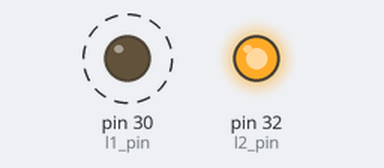
The sketch below on a simulated Arduino Mega 2560, built with avr-gcc and run on an emulated ATmega2560. On the bench: output pins drawn as LEDs (lit = HIGH). Dashed ring = blinking. What the sketch prints to the serial monitor is not drawn.

Above: at 0.5 s.
Timing chart, 0 to 4.6 s (numbered marks = the images above):
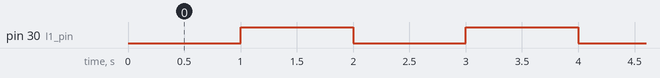

Measured:
- by itself, pin 30 (l1_pin): alternates HIGH for 1.0 s and LOW for 1.0 s

The sketch:

laser_toy.ino
```cpp
//**************************************************************//
//  Name    : laser_toy                      //
//  Author  : porcherface                                       //
//  Date    : may 2021                                  //
//  Version : 1.0                                               //
//  Notes   : just a toy   //
//          :                                                   //
//**************************************************************//

int b1_pin = 40;
int b2_pin = 42;
int l1_pin = 30;
int l2_pin = 32;

String to_pollo = "$s01$pollo$";
String to_station = "$pollo$s01$";

void setup() {

pinMode(b1_pin, INPUT);
pinMode(b2_pin, INPUT);

pinMode(l1_pin, OUTPUT);
pinMode(l2_pin, OUTPUT);

digitalWrite(l1_pin, LOW);
digitalWrite(l2_pin, HIGH);

Serial.begin(115200);
Serial.println("$s01$pollo$init_successful$0xbadcacca");

}

void loop(){
  delay(1000);
  digitalWrite(l1_pin, HIGH);
  Serial.println("$s01$pollo$L1_high$0xbadcacca");
  delay(1000);
  digitalWrite(l1_pin, LOW);
  Serial.println("$s01$pollo$L1_low$0xbadcacca");
}
```
